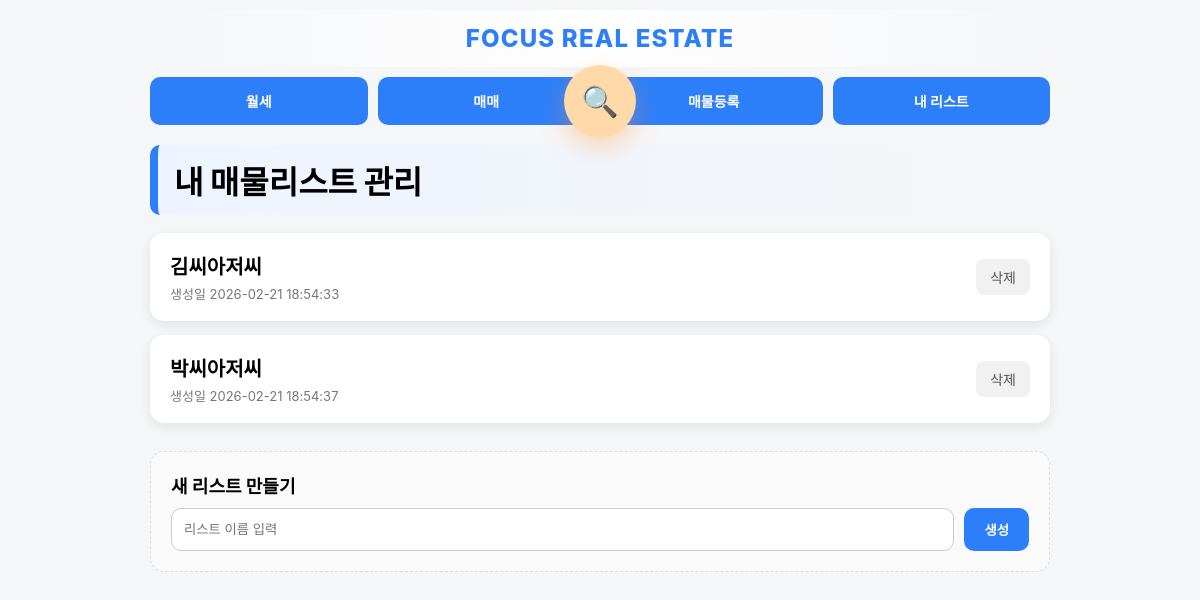
/collections (signed in), run on the app's committed database.
### app.py (models this page shows)
class Collection(db.Model):
    id = db.Column(db.Integer, primary_key=True)
    title = db.Column(db.String(200))
    memo = db.Column(db.String(200))
    created_at = db.Column(db.String(50))

### app.py (the view)
@app.route("/collections")
@login_required
def collections():
    lists = Collection.query.all()
    return render_template(
        "collections.html",
        lists=lists,
    )

### app.py (called while the page is built)
@login_manager.user_loader
def load_user(user_id):
    return User.query.get(int(user_id))

### templates/collections.html (shortened to what this page needs)
{% extends "base.html" %}
{% block content %}
<div class="section-title">내 매물리스트 관리</div>
<div class="list-container">
{% for c in lists %}
<div class="list-card" onclick="location.href='/collections/{{ c.id }}'">
    <div class="list-info">
        <div class="list-title">{{ c.title }}</div>
        <div class="list-date">생성일 {{ c.created_at }}</div>
    </div>
    <div class="list-actions">
        <a href="/collections/delete/{{ c.id }}"
           class="delete-btn"
           onclick="event.stopPropagation(); return confirm('리스트를 삭제할까요?')">
           삭제
        </a>
    </div>
</div>
{% endfor %}
</div>
<div class="new-list-card">
    <div class="new-title">새 리스트 만들기</div>
    <form method="POST" action="/collections/new" class="new-form">
        <input type="text" name="title" placeholder="리스트 이름 입력" required>
        <button type="submit">생성</button>
    </form>
</div>
{% endblock %}

### templates/base.html (style rules this page uses)
body { font-size: 14px; }
body { font-family: "Pretendard", -apple-system, BlinkMacSystemFont, "Segoe UI", Roboto, sans-serif; margin: 0; padding: 0; background: #f5f6f8; }

### templates/collections.html (style rules this page uses)
.section-title { font-size: 32px; font-weight: 900; margin-bottom: 18px; padding: 12px 16px; border-radius: 10px; background: linear-gradient(to right, #eef4ff, transparent); border-left: 8px solid #2d7ff9; }
.list-container { display: flex; flex-direction: column; gap: 14px; }
.list-card { background: white; padding: 18px 20px; border-radius: 14px; box-shadow: 0 4px 12px rgba(0,0,0,0.08); display: flex; justify-content: space-between; align-items: center; }
.list-title { font-size: 20px; font-weight: bold; }
.list-date { font-size: 13px; color: #777; margin-top: 4px; }
.list-actions { display: flex; gap: 10px; }
.delete-btn { background: #f1f1f1; color: #555; padding: 8px 14px; border-radius: 8px; text-decoration: none; }
.new-list-card { margin-top: 28px; background: #fafafa; padding: 20px; border-radius: 14px; border: 1px dashed #ddd; }
.new-title { font-weight: bold; margin-bottom: 10px; font-size: 18px; }
.new-form { display: flex; gap: 10px; }
.new-form input { flex: 1; padding: 12px; border-radius: 10px; border: 1px solid #ccc; }
.new-form button { background: #2d7ff9; color: white; border: none; padding: 12px 20px; border-radius: 10px; font-weight: bold; cursor: pointer; }
.list-card { cursor: pointer; transition: 0.15s; }

### data on the page
Collection: title "김씨아저씨", created_at "2026-02-21 18:54:33"
Collection: title "박씨아저씨", created_at "2026-02-21 18:54:37"
